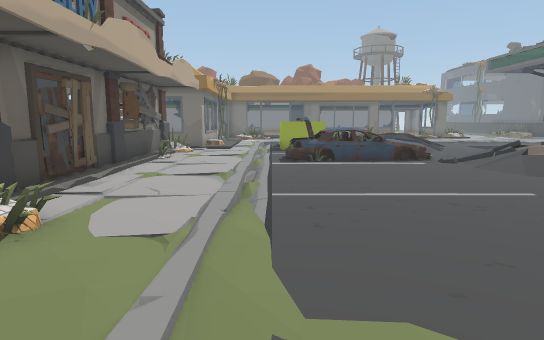
view 1 (above)

24 first-person views from a walk through a 3-D level made in the Unity game engine. The camera is 1.4 m above the floor, tilts 8° down and sees 75° across. Doors are open. The floor is counted in squares, 1 m on a side. Each view is taken from the middle of a square. On the plan, view 1 faces up. The plan holds only what a view shows up to about 15 squares ahead; the rest is blank. The place goes on beyond the plan. The player is left out. Some surface patterns are stand-ins.

view 2
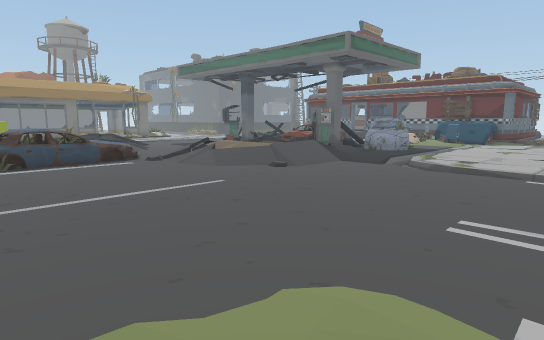

view 3
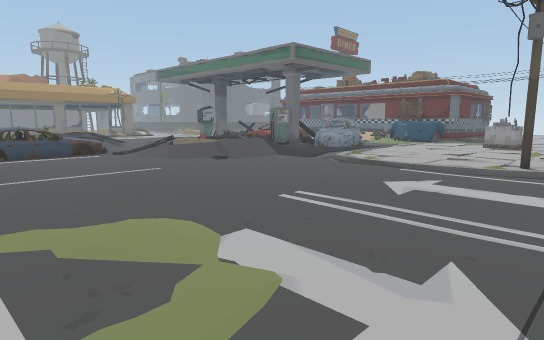

view 4
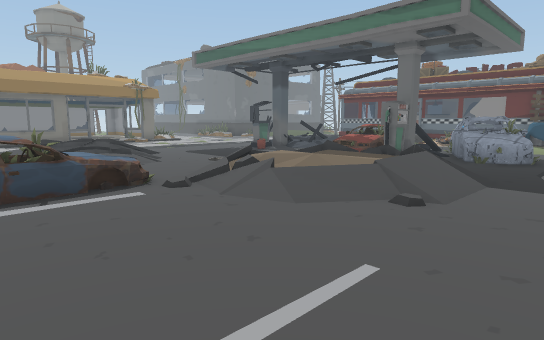

view 5
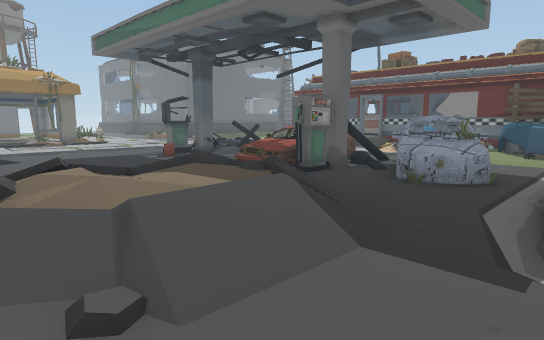

view 6
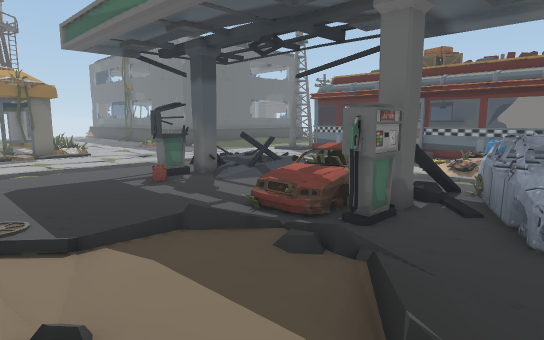

view 7
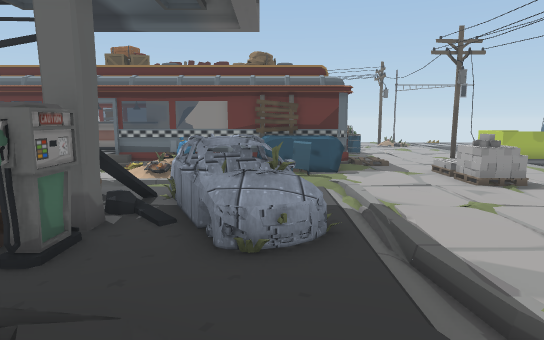

view 8
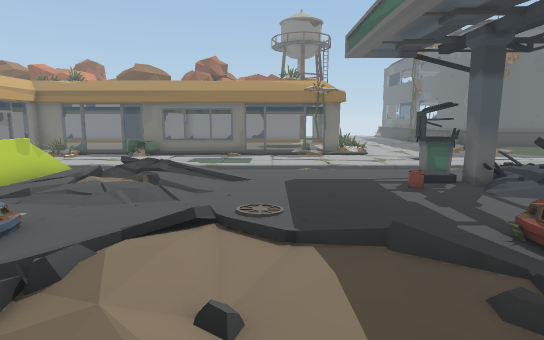

view 9
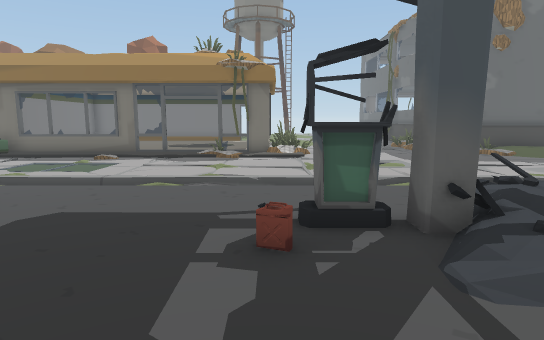

view 10
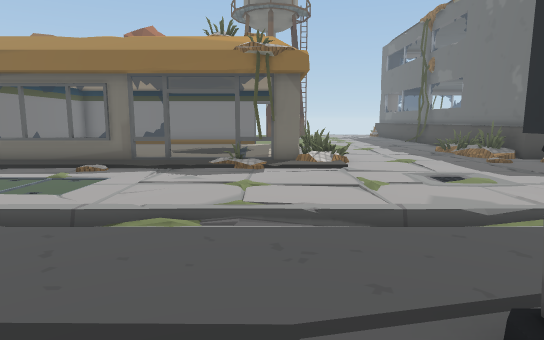

view 11
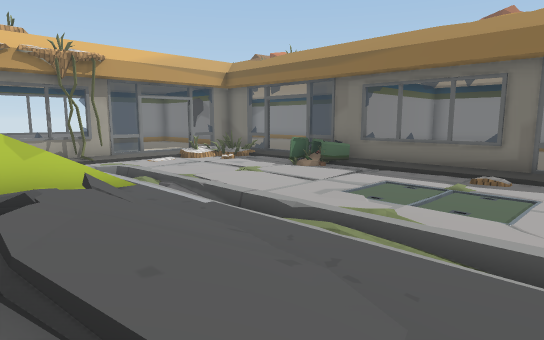

view 12
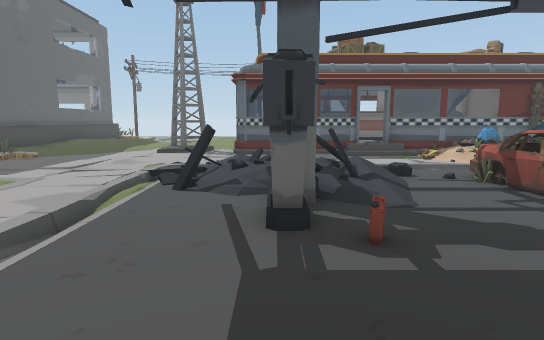

view 13
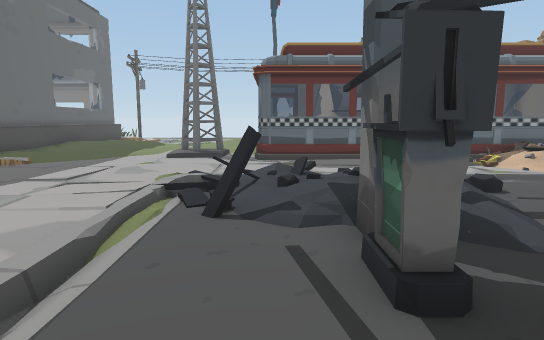

view 14
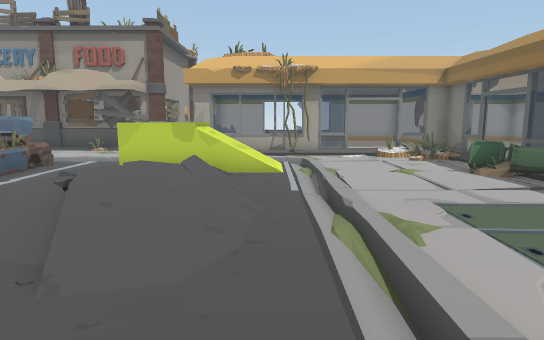

view 15
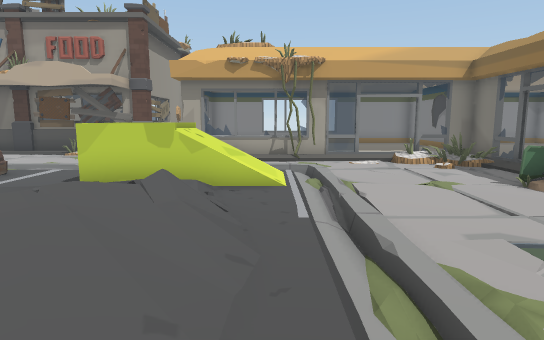

view 16
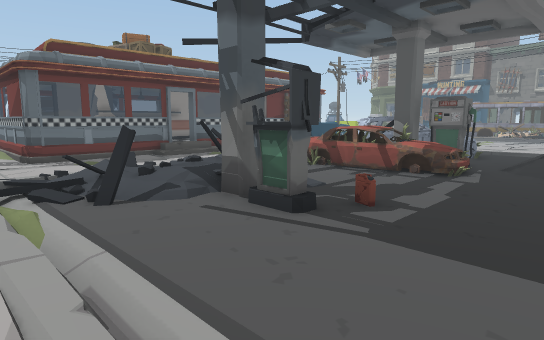

view 17
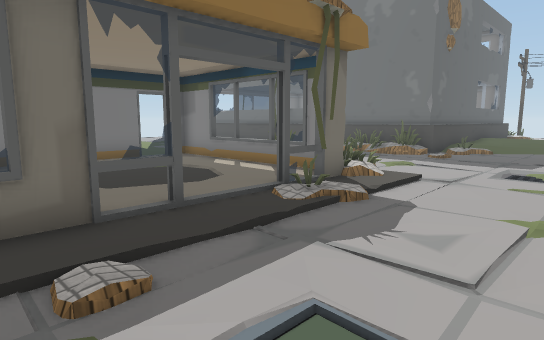

view 18
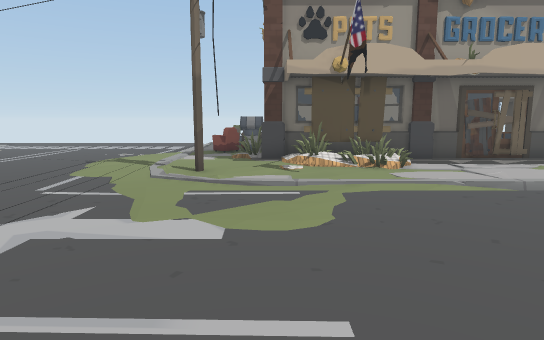

view 19
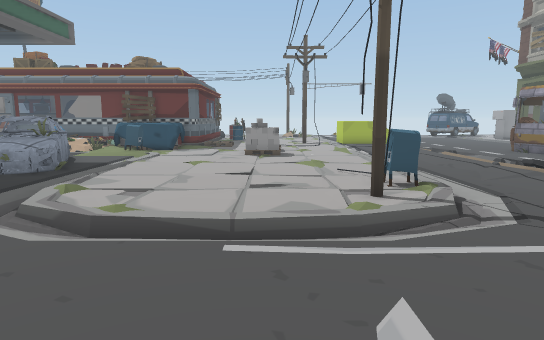

view 20
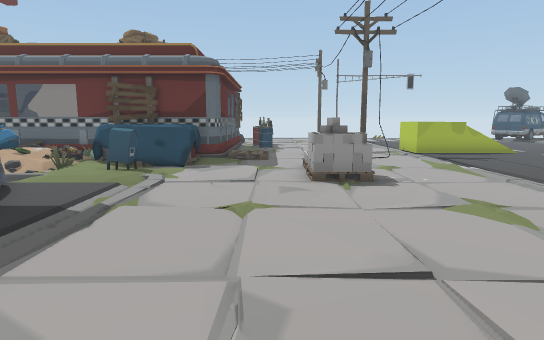

view 21
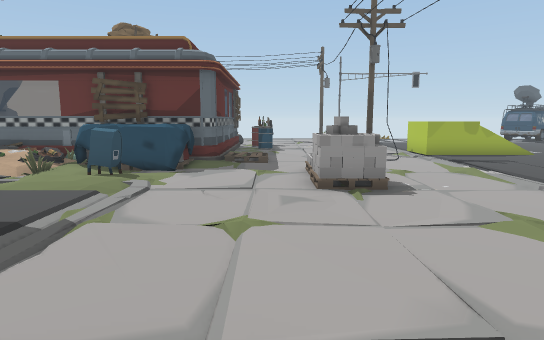

view 22
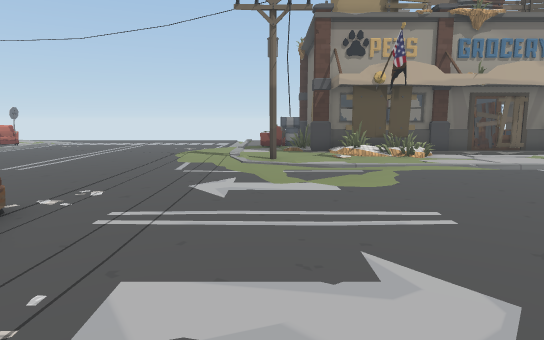

view 23
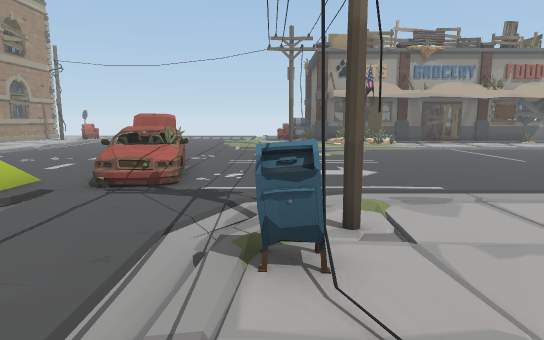

view 24
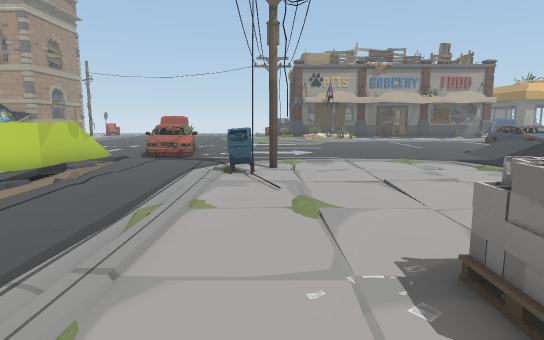

### Floor plan
Key: @ floor where view 1 was taken; # wall or solid block; x gap in a wall; . main floor; : floor 0.25 m higher than the main floor; - floor 0.25 m lower than the main floor; + floor 0.5 m higher than the main floor; / step, stairs or slope; = window, fence, low wall or low ledge; C car; B barricade; M mailbox; L block; O other object.
Columns run from 5 left of view 1 to 25 right of it. Each row starts with its distance up from view 1.
 32         #    ::...:=     ==O
 31         #    ::...:#=     =O
 30  ::     #    :::.::x:=    =####
 29  ####:# ##===#=::###=      //::
 28  ##./..= ........##//       //:
 27  #===.. O..../.../...        ..
 26  # O..    ......         ......
 25    ...    ......         ......
 24  # ...    ......         ......
 23  ##...    .......        ......
 22  #=/// ///////////////// -.....
 21  ==/ .//./..//........=//.    #
 20  ==     //////........//+.   .#
 19  =:     ///////.....O## /:   .#
 18  #      ::/ =/.......##=/    .#
 17       O ./////.......////    .#
 16 #    ....////..........//    /=
 15 #/   .................../.   /
 14 #/   .CCCCC../ /....CCCC..   /=
 13 #=   .CCC  ./////..CC    .   /#
 12 =.   ..C.C.////:///CC#C /.   /#
 11 #/   .......///:+//.####..    #
 10 #.   .......////+//..CCCC     #
  9 #.   .......///////.CCCCC/.:+ #
  8 #.   ........=////..CCCC..::OB#
  7 #.  ...........///...C....:MOB
  6 #/. ............/////    /..OO#
  5 #O/.............///..    .....#
  4 ###............./....    .....
  3 ##............../....    ...../
  2 ##............../....    LL//..
  1 #....................    LL
  0 ...#.@...............
 -1 ................/.#..       .
 -2 ................//MM. .
 -3 .................////////-
 -4 .............CC.............

Where each view was taken, in squares from view 1:
view 1: 0 up, 0 right, facing up
view 2: 0 up, 0 right, facing up-right
view 3: 3 down, 0 right, facing up-right
view 4: 5 up, 2 right, facing up-right
view 5: 5 up, 7 right, facing up-right
view 6: 8 up, 9 right, facing up-right
view 7: 8 up, 10 right, facing right
view 8: 8 up, 10 right, facing up
view 9: 14 up, 14 right, facing up
view 10: 17 up, 13 right, facing up
view 11: 18 up, 10 right, facing up-left
view 12: 19 up, 10 right, facing right
view 13: 20 up, 12 right, facing right
view 14: 21 up, 12 right, facing left
view 15: 21 up, 10 right, facing left
view 16: 23 up, 11 right, facing down-right
view 17: 24 up, 7 right, facing up-right
view 18: 1 up, 7 right, facing left
view 19: 1 up, 6 right, facing right
view 20: 3 up, 12 right, facing right
view 21: 3 up, 13 right, facing right
view 22: 1 down, 10 right, facing left
view 23: 2 down, 17 right, facing left
view 24: 1 down, 23 right, facing left
